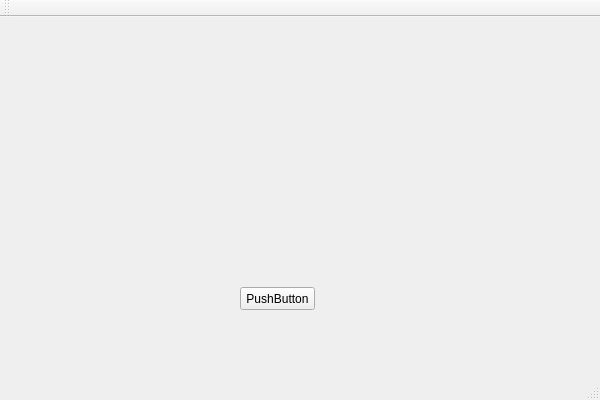
<?xml version="1.0" encoding="UTF-8"?>
<ui version="4.0">
 <class>ButtonClass</class>
 <widget class="QMainWindow" name="ButtonClass">
  <property name="geometry">
   <rect>
    <x>0</x>
    <y>0</y>
    <width>600</width>
    <height>400</height>
   </rect>
  </property>
  <property name="windowTitle">
   <string>Button</string>
  </property>
  <widget class="QWidget" name="centralWidget">
   <widget class="QPushButton" name="pushButton">
    <property name="geometry">
     <rect>
      <x>240</x>
      <y>270</y>
      <width>75</width>
      <height>23</height>
     </rect>
    </property>
    <property name="text">
     <string>PushButton</string>
    </property>
   </widget>
  </widget>
  <widget class="QMenuBar" name="menuBar">
   <property name="geometry">
    <rect>
     <x>0</x>
     <y>0</y>
     <width>600</width>
     <height>33</height>
    </rect>
   </property>
  </widget>
  <widget class="QToolBar" name="mainToolBar">
   <attribute name="toolBarArea">
    <enum>TopToolBarArea</enum>
   </attribute>
   <attribute name="toolBarBreak">
    <bool>false</bool>
   </attribute>
  </widget>
  <widget class="QStatusBar" name="statusBar"/>
 </widget>
 <layoutdefault spacing="6" margin="11"/>
 <resources/>
 <connections/>
</ui>
